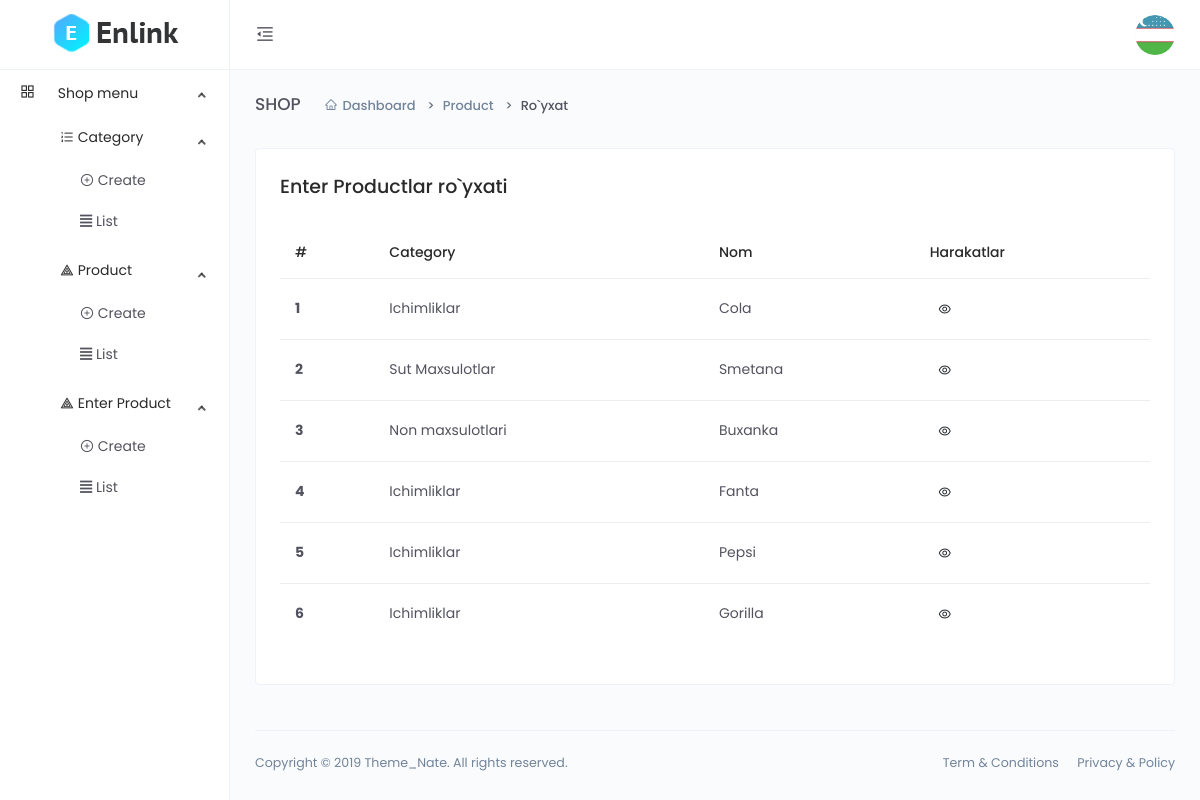
The page /dashboard/list-product-enter/ (signed in) on the database its author committed.
### main/models.py (models this page shows, shortened)
class User(AbstractUser):
    avatar = models.ImageField(upload_to='avatar/',default='avatar/default.png')
    address = models.CharField(max_length=255, blank=True, null=True)
    phone = models.CharField(max_length=255, blank=True, null=True)
    zip_code = models.IntegerField(blank=True, null=True)
    class Meta(AbstractUser.Meta):
        swappable = "AUTH_USER_MODEL"

class CodeGenerate(models.Model):
    code = models.CharField(max_length=255, blank=True,unique=True)
    class Meta:
        abstract = True

class Product(CodeGenerate):
    category = models.ForeignKey(Category, on_delete=models.CASCADE)
    name = models.CharField(max_length=255)
    body = models.TextField()
    price = models.DecimalField(decimal_places=2, max_digits=10)
    discount_price = models.DecimalField(decimal_places=2, max_digits=10,
                                         blank=True, null=True)
    banner_img = models.ImageField(upload_to='banner-img/')
    quantity = models.IntegerField()
    delivery = models.BooleanField(default=False)

class Category(CodeGenerate):
    name = models.CharField(max_length=255, unique=True)

### main/funcs.py (the view)
    def wrapper(request, *args, **kwargs):
        if request.user.is_staff:
            return func(request,*args, **kwargs)
        else:
            return redirect('front:index')

### main/dashboard/views.py (called while the page is built)
@staff_required
def list_product_enter(request):
    products = models.Product.objects.all()
    context = {
          'products':products
    }
    return render(request, 'dashboard/enter_product/list.html', context)

### main/funcs.py (called while the page is built)
def staff_required(func):
    def wrapper(request, *args, **kwargs):
        if request.user.is_staff:
            return func(request,*args, **kwargs)
        else:
            return redirect('front:index')
    return wrapper

### templates/dashboard/enter_product/list.html
{% extends 'dashboard/base.html' %}
{% block content %}
<div class="main-content">
    <div class="page-header">
        <h2 class="header-title">SHOP</h2>
        <div class="header-sub-title">
            <nav class="breadcrumb breadcrumb-dash">
                <a href="#" class="breadcrumb-item"><i class="anticon anticon-home m-r-5"></i>Dashboard</a>
                <a class="breadcrumb-item" href="#">Product</a>
                <span class="breadcrumb-item active">Ro`yxat</span>
            </nav>
        </div>
    </div>
    <div class="card">
        <div class="card-body">
            <h4>Enter Productlar ro`yxati</h4>
            <div class="m-t-25">
                <div class="table-responsive">
                    <table class="table">
                        <thead>
                            <tr>
                                <th scope="col">#</th>
                                <th scope="col">Category</th>
                                <th scope="col">Nom</th>
                                <th scope="col">Harakatlar</th>
                            </tr>
                        </thead>
                        <tbody>
                            {% for product in products %}
                            <tr>
                                <th scope="row">{{forloop.counter}}</th>
                                <td>{{product.category.name}}</td>
                                <td>{{product.name}}</td>
                                <td>
                                    <a href="{% url 'dashboard:detail_product_enter' product.code %}" class="btn btn-icon btn-hover btn-sm btn-rounded">
                                        <i class="anticon anticon-eye"></i>
                                    </a>
                                </td>
                            </tr>
                            {% endfor %}
                        </tbody>
                    </table>
                </div>
            </div>
        </div>
    </div>
</div>
{% endblock %}

### templates/dashboard/base.html (shortened to what this page needs)
<!DOCTYPE html>
<html lang="en">
{% load static %}
<head>
    <link href="{% static 'dashboard/vendors/bootstrap-datepicker/bootstrap-datepicker.min.css' %}" rel="stylesheet">
    <link href="{% static 'dashboard/css/app.min.css' %}" rel="stylesheet">
</head>
<body>
    <div class="app">
        <div class="layout">
            <div class="header">
                <div class="logo logo-dark">
                    <a href="{% url 'dashboard:index' %}">
                        <img src="{% static 'dashboard/images/logo/logo.png' %}" alt="Logo">
                    </a>
                </div>
                <div class="nav-wrap">
                    <ul class="nav-left">
                        <li class="desktop-toggle">
                            <a href="javascript:void(0);">
                                <i class="anticon"></i>
                            </a>
                        </li>
                    </ul>
                    <ul class="nav-right">
                        <li class="dropdown dropdown-animated scale-left">
                            <div class="pointer" data-toggle="dropdown">
                                <div class="avatar avatar-image  m-h-10 m-r-15">
                                    <img src="{{user.avatar.url}}"  alt="">
                                </div>
                            </div>
                        </li>
                    </ul>
                </div>
            </div>
            <div class="side-nav">
                <div class="side-nav-inner">
                    <ul class="side-nav-menu scrollable">
                        <li class="nav-item dropdown open">
                            <a class="dropdown-toggle" href="javascript:void(0);">
                                <span class="icon-holder">
                                    <i class="anticon anticon-appstore"></i>
                                </span>
                                <span class="title">Shop menu</span>
                            </a>
                            <ul class="dropdown-menu">
                                <li>
                                    <li class="nav-item dropdown open">
                                        <a class="dropdown-toggle" href="javascript:void(0);">
                                            <span class="icon-holder">
                                                <i class="anticon anticon-ordered-list"></i>
                                            </span>
                                            <span class="title">Category</span>
                                        </a>
                                        <ul class="dropdown-menu">
                                            <li>
                                                <a href="{% url 'dashboard:category_create' %}">
                                                    <i class="anticon anticon-plus-circle"></i>
                                                    Create
                                                </a>
                                            </li>
                                            <li>
                                                <a href="{% url 'dashboard:category_list' %}">
                                                    <span class="icon-holder">
                                                        <i class="fas fa-align-justify"></i>
                                                        List
                                                    </span>
                                                </a>
                                            </li>
                                        </ul>
                                    </li>
                                </li>
                                <li>
                                    <li class="nav-item dropdown open">
                                        <a class="dropdown-toggle" href="javascript:void(0);">
                                            <span class="icon-holder">
                                                <i class="anticon anticon-heat-map"></i>
                                            </span>
                                            <span class="title">Product</span>
                                        </a>
                                        <ul class="dropdown-menu">
                                            <li>
                                                <a href="{% url 'dashboard:product_create' %}">
                                                    <i class="anticon anticon-plus-circle"></i>
                                                    Create
                                                </a>
                                            </li>
                                            <li>
                                                <a href="{% url 'dashboard:product_list' %}">
                                                    <i class="fas fa-align-justify"></i>
                                                    List
                                                </a>
                                            </li>
                                        </ul>
                                    </li>
                                </li>
                                <li>
                                    <li class="nav-item dropdown open">
                                        <a class="dropdown-toggle" href="javascript:void(0);">
                                            <span class="icon-holder">
                                                <i class="anticon anticon-heat-map"></i>
                                            </span>
                                            <span class="title">Enter Product</span>
                                        </a>
                                        <ul class="dropdown-menu">
                                            <li>
                                                <a href="{% url 'dashboard:create_product_enter' %}">
                                                    <i class="anticon anticon-plus-circle"></i>
                                                    Create
                                                </a>
                                            </li>
                                            <li>
                                                <a href="{% url 'dashboard:list_product_enter' %}">
                                                    <i class="fas fa-align-justify"></i>
                                                    List
                                                </a>
                                            </li>
                                        </ul>
                                    </li>
                                </li>
                            </ul>
                        </li>
                    </ul>
                </div>
            </div>
            <div class="page-container">
                {% block content %}
                {% endblock %}
                <footer class="footer">
                    <div class="footer-content">
                        <p class="m-b-0">Copyright © 2019 Theme_Nate. All rights reserved.</p>
                        <span>
                            <a href="" class="text-gray m-r-15">Term &amp; Conditions</a>
                            <a href="" class="text-gray">Privacy &amp; Policy</a>
                        </span>
                    </div>
                </footer>
            </div>
        </div>
    </div>
</body>
</html>

### rows shown on the page
User: avatar (picture)
Product: category.name "Ichimliklar", name "Cola"
Product: category.name "Sut Maxsulotlar", name "Smetana"
Product: category.name "Non maxsulotlari", name "Buxanka"
Product: category.name "Ichimliklar", name "Fanta"
Product: category.name "Ichimliklar", name "Pepsi"
Product: category.name "Ichimliklar", name "Gorilla"
